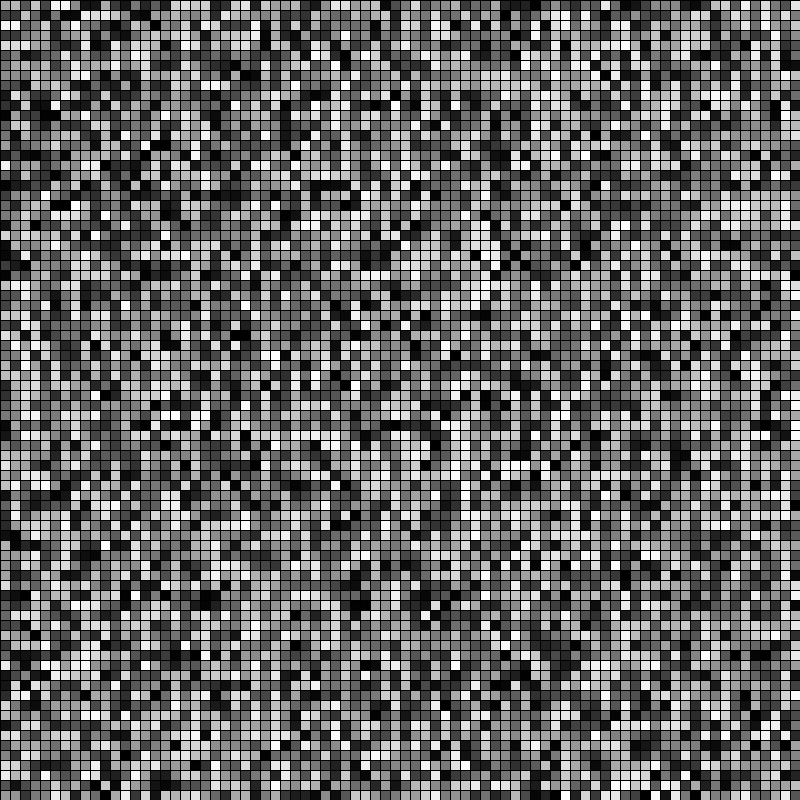
Frame 1 (no input)
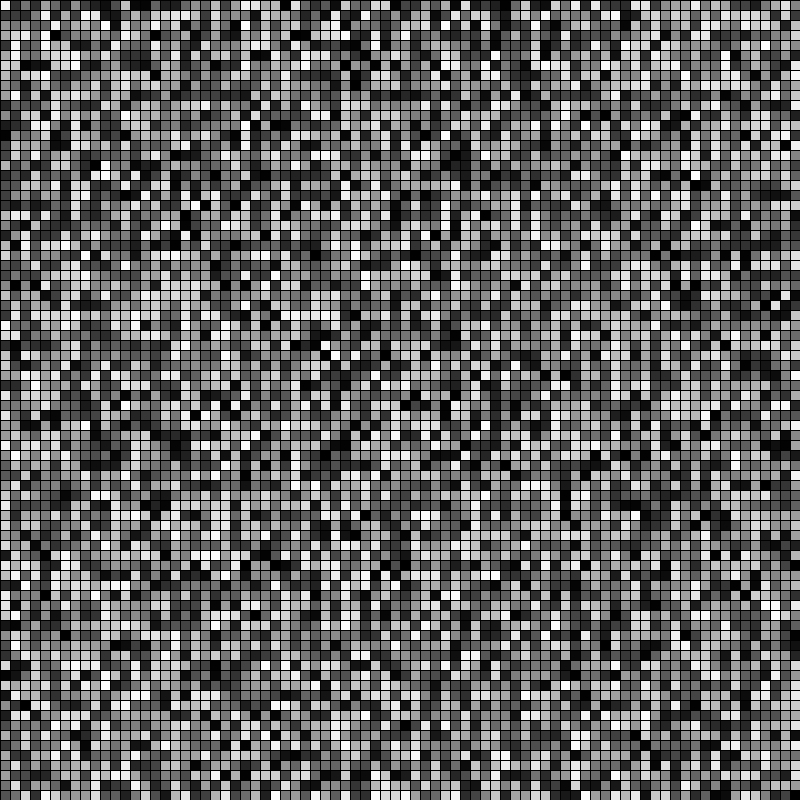
Frame 60 (the mouse pressed at the canvas centre just before this capture)
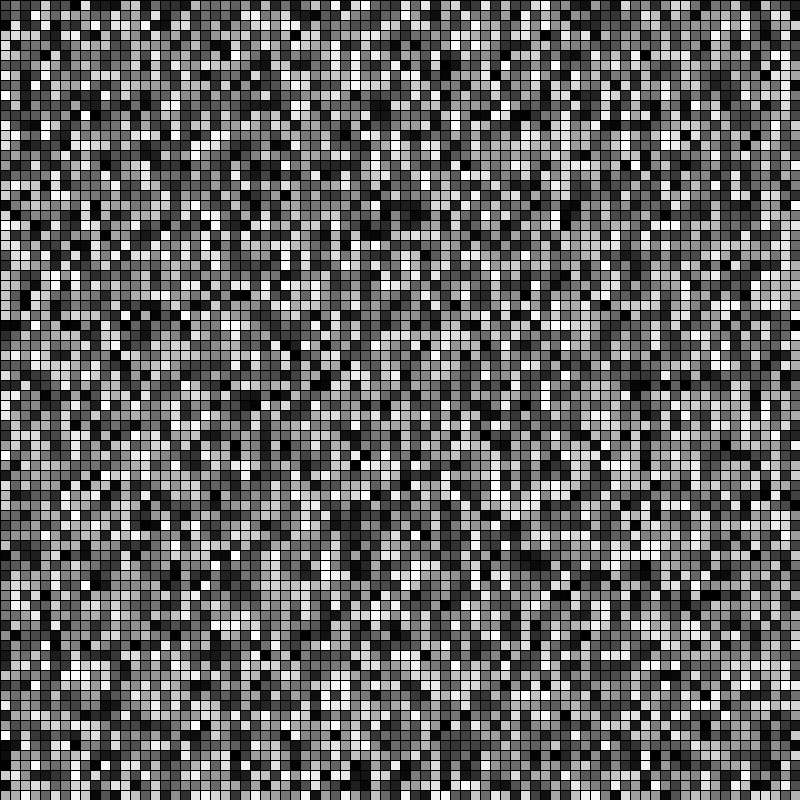
Frame 120 (the mouse held since frame 60 and released just before this capture)

The Processing sketch that drew these frames (run headless with seeded random() and noise(); from frame 60 on, the mouse is pressed at the canvas centre):

// Processing sketch: exo5_a
// ── exo5_a.pde

//fonction setup, 1 fois au début
void setup(){
	size(800,800);
	background(0);
}

//fonction draw, s'éxécute en boucle
void draw(){
	for(int i=0;i<width;i+=10){
		for(int j=0;j<height;j+=10){
			fill(random(255));
			rect(i,j,10,10);
		}
	}
}
